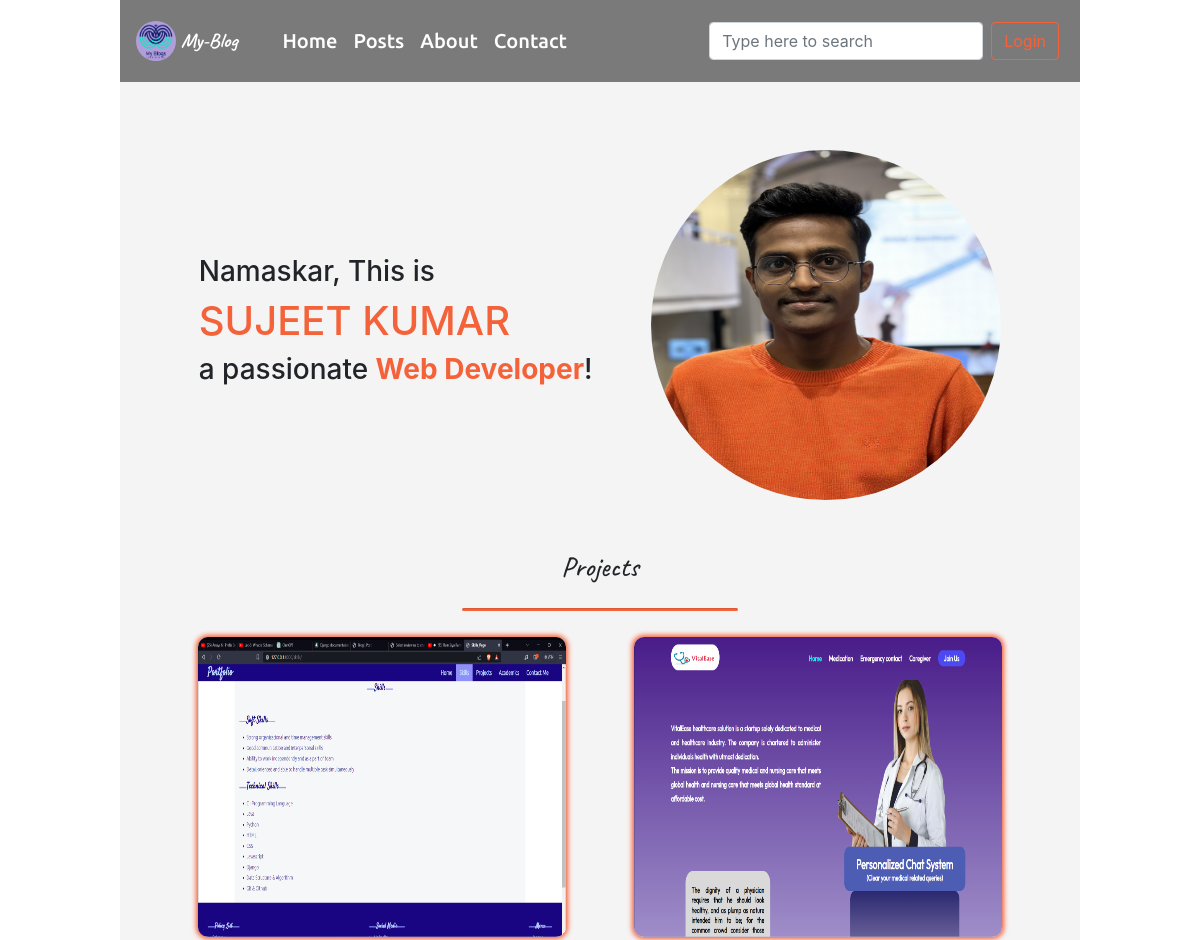
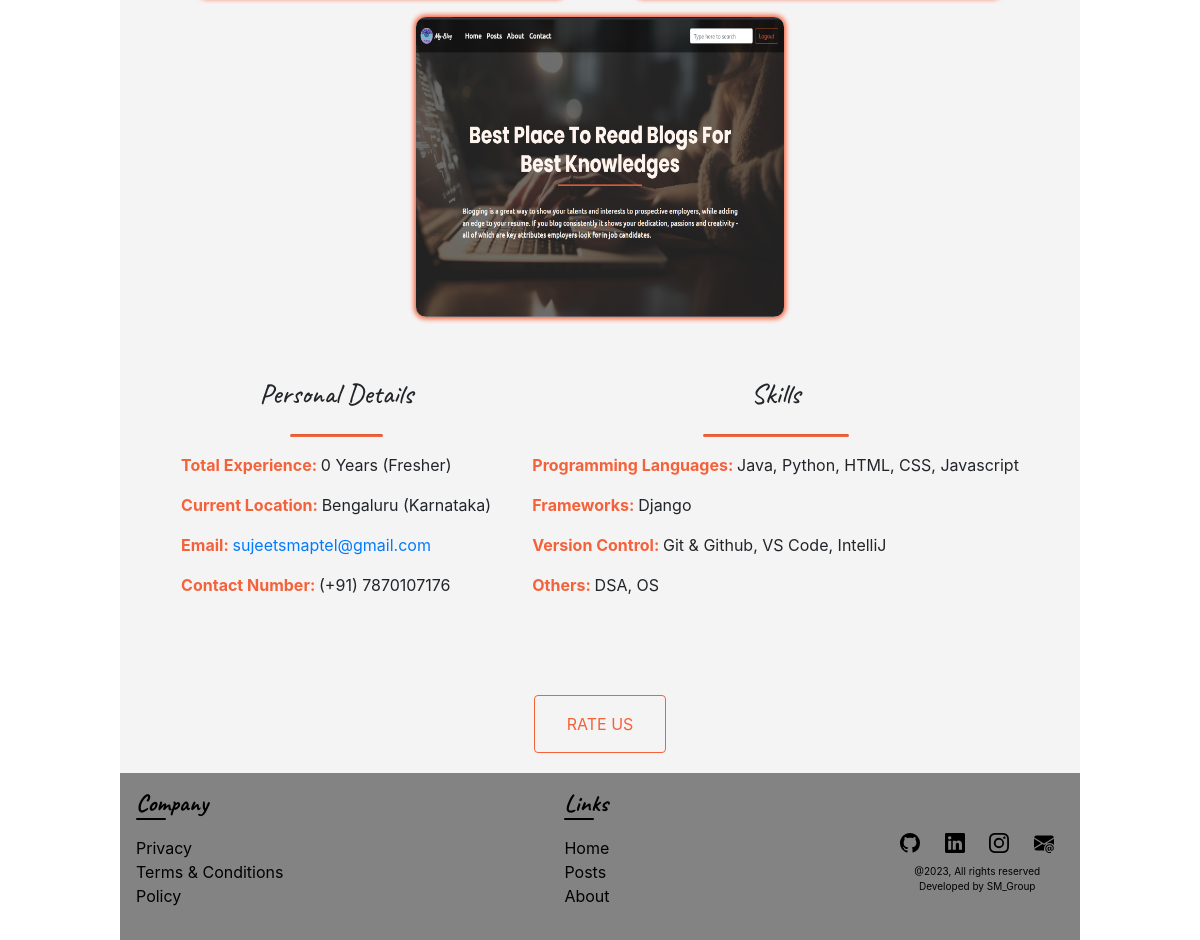
The app's page /about-me/ with its own data (2 pictures, top to bottom).
### base/models.py (models this page shows, shortened)
class projectItems(models.Model):
    project_title = models.CharField(max_length=30)
    project_description = models.TextField()
    project_poster = models.ImageField(upload_to='images/')
    project_link = models.URLField(max_length=100, null=True, blank=True)

class personalDetails(models.Model):
    total_experience = models.IntegerField()
    current_location = models.CharField(max_length=100)
    email = models.EmailField()
    phone = models.BigIntegerField()
    languages = models.CharField(max_length=50)

class personalSkills(models.Model):
    languages = models.CharField(max_length=100)
    frameworks = models.CharField(max_length=500)
    versionControl = models.CharField(max_length=200)
    others = models.CharField(max_length=100)

### base/views.py (the view)
# urls.py: path('about-me/', views.about, name="about"),
def about(request):
    projects = projectItems.objects.all()
    details = personalDetails.objects.get()
    skills = personalSkills.objects.get()
    context = {
        'projects': projects,
        'details': details,
        'skills': skills,
    }
    return render(request, 'about.html', context)

### templates/about.html (shortened to what this page needs)
{% extends "base.html" %}
{% load static %}
{% block content %}
<section class="main-section">
    <div class="about-section">
        <div class="first-part">
            <h3>Namaskar, This is</h3>
            <h1>SUJEET KUMAR</h1>
            <h3>a passionate <strong>Web Developer</strong>!</h3>
        </div>
        <div>
            <img src="{% static 'images/personal.jpeg' %}">
        </div>
    </div>
    <div class="project-section">
        <div>
            <div class="main-heading">
                <h3>Projects</h3>
                <hr>
            </div>
            <div class="project-container">
                {% for project in projects %}
                <div class="project">
                    <img src="{{project.project_poster.url}}" alt="poster not found">
                </div>
                {% endfor %}
            </div>
        </div>
    </div>
    <div class="details">
        <div class="personal-details">
            <div class="main-heading">
                <h3>Personal Details</h3>
                <hr>
            </div>
            <div>
                <p><strong>Total Experience: </strong>{{details.total_experience}} Years (Fresher)</p>
                <p><strong>Current Location: </strong>{{details.current_location}}</p>
                <p><strong>Email: </strong><a href="">{{details.email}}</a></p>
                <p><strong>Contact Number: </strong>(+91) {{details.phone}}</p>
            </div>
        </div>
        <div class="skills">
            <div class="main-heading">
                <h3>Skills</h3>
                <hr>
            </div>
            <div>
                <p><strong>Programming Languages: </strong>{{skills.languages}}</p>
                <p><strong>Frameworks: </strong>{{skills.frameworks}}</p>
                <p><strong>Version Control: </strong>{{skills.versionControl}}</p>
                <p><strong>Others: </strong>{{skills.others}}</p>
            </div>
        </div>
    </div>
    <div class="main-btn">
        <a href="{% url 'review' %}"><button type="button"
                class="btn btn-outline search-btn-color large-main-btn">Rate Us</button></a>
    </div>
</section>
{% endblock %}

### static/css/style.css (style rules this page uses)
:root { --primary-font: 'ubuntu'; --secondary-font: 'poppins'; --cursive-font: 'caveat'; --orange-color: #f4623a; }
* { list-style-type: none; text-decoration: none !important; }
body { width: 80%; box-sizing: border-box; margin: 0 auto; }
hr { height: 2px; background-color: var(--orange-color); width: 30%; border-radius: 20px; }
.search-btn-color { border-color: var(--orange-color); color: var(--orange-color); }
.main-heading { font-family: var(--cursive-font); display: flex; flex-direction: column; justify-content: center; align-items: center; font-weight: bold; }
.main-btn { display: flex; justify-content: center; }
.large-main-btn { margin-top: 2rem; padding: 1rem 2rem; text-transform: uppercase; }
.main-section { min-height: 100vh; padding: 20px; padding-top: 100px; background-color: rgb(245, 244, 244); }
.about-section { display: flex; align-items: center; justify-content: space-evenly; margin: 50px 0; }
.about-section .first-part h1, strong { color: var(--orange-color); }
.about-section img { width: 350px; height: 350px; border-radius: 50%; }
.project-section { margin: 15px 0; }
.project-section .project-container { display: flex; justify-content: space-evenly; flex-wrap: wrap; }
.project-section .project { position: relative; margin: 10px; border-radius: 10px; box-shadow: 0 0 5px 2px var(--orange-color); color: #fff; width: 40%; height: 300px; overflow: hidden; text-align: center; }
.project-section .project img { width: 100%; height: 100%; transition: .4s; }
.details { display: flex; justify-content: space-evenly; margin: 50px 0; }

### records on screen
projectItems: project_poster (picture)
projectItems: project_poster (picture)
projectItems: project_poster (picture)
personalDetails: total_experience "0", current_location "Bengaluru (Karnataka)", email "sujeetsmaptel@gmail.com", phone "7870107176"
personalSkills: languages "Java, Python, HTML, CSS, Javascript", frameworks "Django", versionControl "Git & Github, VS Code, IntelliJ", others "DSA, OS"
